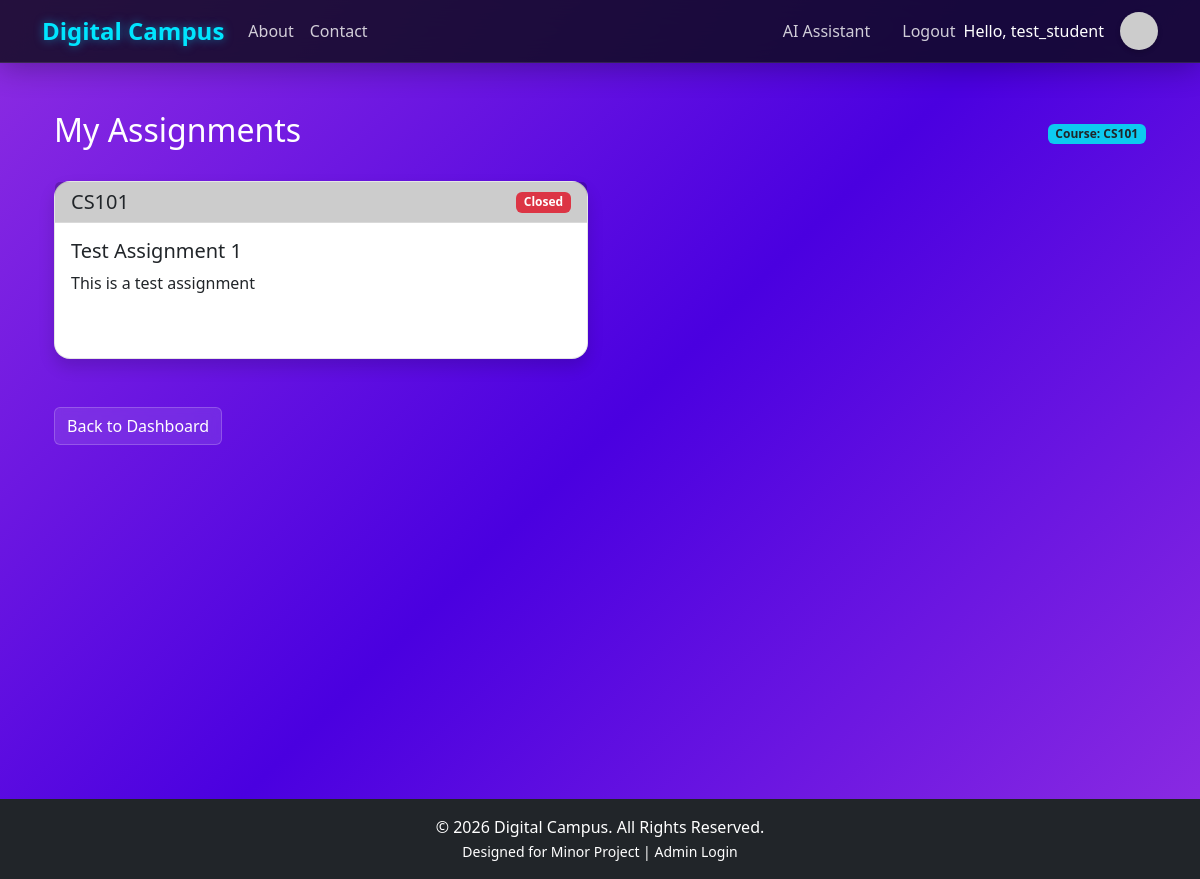
/assignment/student_list/ (signed in), run on the app's committed database.
### core/models.py (models this page shows, shortened)
class User(AbstractUser):
    ROLE_CHOICES = (
        ('student', 'Student'),
        ('teacher', 'Teacher'),
        ('admin', 'Admin'),
        ('driver', 'Driver'),
    )
    role = models.CharField(max_length=10, choices=ROLE_CHOICES, default='student')
    profile_pic = models.ImageField(upload_to='profile_pics/', blank=True, null=True)
    def is_student(self):
        return self.role == 'student'
    @property
    def display_name(self):
        full_name = f"{self.first_name} {self.last_name}".strip()
        return full_name if full_name else self.username

class Student(models.Model):
    user = models.OneToOneField(User, on_delete=models.CASCADE, primary_key=True)
    roll_no = models.CharField(max_length=20, unique=True)
    course = models.CharField(max_length=100)
    department = models.CharField(max_length=100)

class Assignment(models.Model):
    teacher = models.ForeignKey(Teacher, on_delete=models.CASCADE)
    subject = models.CharField(max_length=100)
    course = models.CharField(max_length=100)
    title = models.CharField(max_length=200)
    description = models.TextField()
    due_date = models.DateField()
    file = models.FileField(upload_to='assignments/', blank=True, null=True)
    accept_late_submissions = models.BooleanField(default=False)
    created_at = models.DateTimeField(auto_now_add=True)
    @property
    def is_closed(self):
        from datetime import date
        return date.today() > self.due_date and not self.accept_late_submissions

### core/views.py (the view)
# urls.py: path('assignment/student_list/', views.student_assignments, name='student_assignments'),
@login_required
def student_assignments(request):
    if not request.user.is_student():
        return redirect('home')
    student_course = request.user.student.course
    assignments = Assignment.objects.filter(course__iexact=student_course).order_by('-due_date')
    return render(request, 'core/student_assignments.html', {'assignments': assignments})

### templates/core/student_assignments.html (shortened to what this page needs)
{% extends 'base.html' %}
{% block content %}
<div class="container mt-5">
    <div class="d-flex justify-content-between align-items-center mb-4">
        <h2>My Assignments</h2>
        <span class="badge bg-info text-dark">Course: {{ user.student.course }}</span>
    </div>
    {% if assignments %}
    <div class="row">
        {% for assignment in assignments %}
        <div class="col-md-6 mb-4">
            <div class="card h-100 shadow text-dark" style="background: #ffffff; border: 1px solid rgba(0, 0, 0, 0.1);">
                <div class="card-header d-flex justify-content-between align-items-center">
                    <h5 class="mb-0">{{ assignment.subject }}</h5>
                    {% if assignment.is_closed %}
                        <span class="badge bg-danger text-white">Closed</span>
                    {% else %}
                        <span class="badge bg-warning text-dark">Due: {{ assignment.due_date }}</span>
                    {% endif %}
                </div>
                <div class="card-body">
                    <h5 class="card-title">{{ assignment.title }}</h5>
                    <p class="card-text">{{ assignment.description|truncatewords:20 }}</p>
                </div>
                <div class="card-footer bg-transparent border-top-0 d-flex justify-content-between align-items-center">
                    <small class="text-muted">Posted: {{ assignment.created_at|date:"M d, Y" }}</small>
                    <a href="{% url 'submit_assignment' assignment.id %}" class="btn {% if assignment.is_closed %}btn-secondary{% else %}btn-primary{% endif %} btn-sm">
                    </a>
                </div>
            </div>
        </div>
        {% endfor %}
    </div>
    {% else %}
    <div class="alert alert-info">
        No assignments found for your course ({{ user.student.course }}).
    </div>
    {% endif %}
    <div class="mt-4">
        <a href="{% url 'student_dashboard' %}" class="btn btn-secondary">Back to Dashboard</a>
    </div>
</div>
{% endblock %}

### templates/includes/navbar.html (shortened to what this page needs)
<nav class="navbar navbar-expand-lg navbar-dark bg-dark">
    <div class="container">
        <div class="d-flex align-items-center">
            <a class="navbar-brand fw-bold mb-0" href="{% url 'home' %}">Digital Campus</a>
        </div>
        {% if user.is_authenticated %}
        <div class="d-flex align-items-center ms-auto order-lg-last">
            <a href="{% url 'user_profile' %}" class="text-decoration-none d-flex align-items-center">
                <span class="text-white d-none d-lg-block me-3 fw-medium">Hello, {{ user.display_name }}</span>
                {% if user.profile_pic %}
                    <img src="{{ user.profile_pic.url }}" alt="Profile" style="width: 38px; height: 38px; border-radius: 50%; object-fit: cover; border: 2px solid rgba(255,255,255,0.2);">
                {% else %}
                    <img src="https://ui-avatars.com/api/?name={{ user.display_name }}&background=6366f1&color=fff&size=38&font-size=0.5" alt="Profile" style="width: 38px; height: 38px; border-radius: 50%; box-shadow: 0 2px 5px rgba(0,0,0,0.2);">
                {% endif %}
            </a>
        </div>
        {% endif %}
        <div class="collapse navbar-collapse order-lg-2" id="navbarNav">
            <ul class="navbar-nav me-auto">
                <li class="nav-item">
                    <a class="nav-link" href="{% url 'about' %}">About</a>
                </li>
                <li class="nav-item">
                    <a class="nav-link" href="{% url 'contact' %}">Contact</a>
                </li>
            </ul>
            <ul class="navbar-nav ms-auto">
                {% if user.is_authenticated %}
                <li class="nav-item me-lg-3">
                    <a class="nav-link text-white" href="{% url 'chatbot' %}">AI Assistant</a>
                </li>
                <li class="nav-item">
                    <a class="nav-link text-white" href="{% url 'logout' %}">Logout</a>
                </li>
                {% endif %}
            </ul>
        </div>
    </div>
</nav>

### static/css/style.css (style rules this page uses)
:root { --primary-color: #00e5ff; --secondary-color: #2979ff; --accent-color: #ff4081; --bg-gradient-start: #8e2de2; --bg-gradient-mid: #4a00e0; --bg-gradient-end: #8e2de2; --glass-bg: rgba(20, 20, 35, 0.6); --glass-border: rgba(255, 255, 255, 0.25); --text-color: #ffffff; --card-hover-bg: rgba(45, 45, 79, 0.8); }
body { background: linear-gradient(135deg, var(--bg-gradient-start), var(--bg-gradient-mid), var(--bg-gradient-end)); min-height: 100vh; font-family: 'Segoe UI', Tahoma, Geneva, Verdana, sans-serif; color: var(--text-color); background-attachment: fixed; }
.card { background: var(--glass-bg); border: 1px solid var(--glass-border); backdrop-filter: blur(10px); -webkit-backdrop-filter: blur(10px); border-radius: 16px; box-shadow: 0 4px 30px rgba(0, 0, 0, 0.3); color: #fff; transition: transform 0.3s ease, box-shadow 0.3s ease, background 0.3s; }
.card-header { background: rgba(0, 0, 0, 0.2) !important; border-bottom: 1px solid var(--glass-border); font-weight: 600; color: #fff; }
.card-text { color: inherit; }
.card.text-dark, .card.text-dark .card-title, .card.text-dark .card-text, .card.text-dark h5 { color: #212529 !important; }
.navbar { background: rgba(10, 10, 20, 0.8) !important; backdrop-filter: blur(20px); -webkit-backdrop-filter: blur(20px); border-bottom: 1px solid rgba(255, 255, 255, 0.1); box-shadow: 0 4px 30px rgba(0, 0, 0, 0.3); }
.navbar-brand { color: var(--primary-color) !important; font-weight: 700; font-size: 1.5rem; text-shadow: 0 0 10px rgba(0, 210, 255, 0.5); }
.nav-link { color: rgba(255, 255, 255, 0.8) !important; transition: color 0.3s; }
.btn-secondary { background: rgba(255, 255, 255, 0.1); border: 1px solid rgba(255, 255, 255, 0.2); color: #fff; backdrop-filter: blur(5px); }
.text-muted { color: rgba(255, 255, 255, 0.7) !important; }
a { color: var(--primary-color); text-decoration: none; }

### data on the page
User: display_name "test_student", student.course "CS101"
Assignment: subject "CS101", due_date "Closed", title "Test Assignment 1", description "This is a test assignment"
